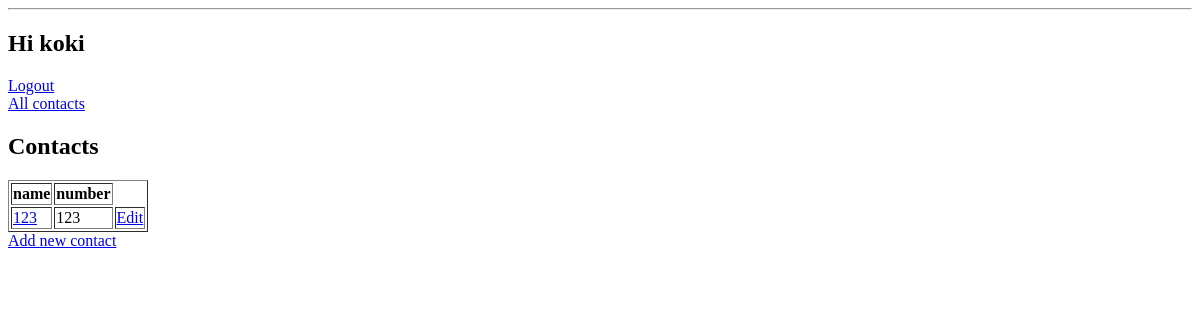
The app's page / (signed in), older data.
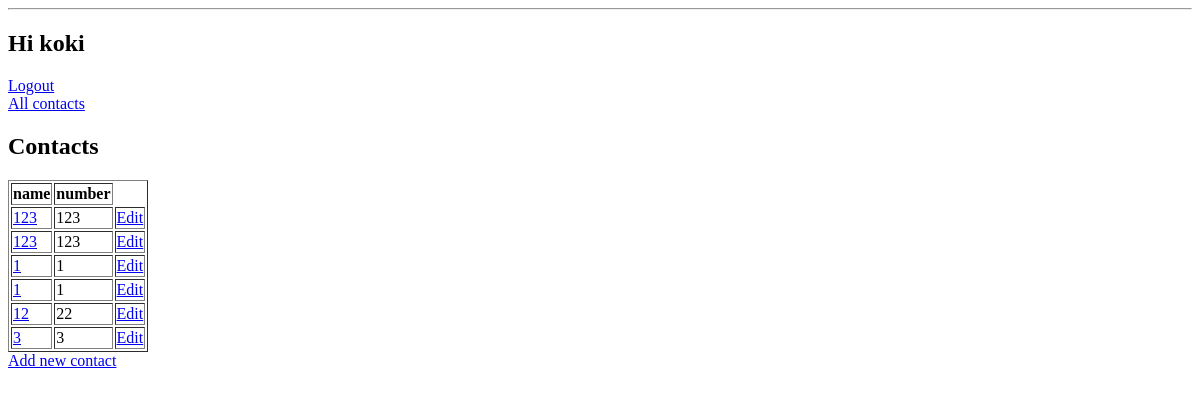
The same page, newer data.
### book/models.py (models this page shows, shortened)
class Contact(models.Model):
    name = models.CharField(max_length=50)
    number = models.IntegerField()
    birthday = models.DateField(null=True, blank=True)
    info = models.TextField(null=True, blank=True)
    owner = models.ForeignKey(User, on_delete=models.SET_NULL, null=True, blank=True)

### book/views.py (the view)
# urls.py: path('', views.HomePageView.as_view(), name="home"),
class HomePageView(LoginRequiredMixin, ListView):
    model = Contact
    def get_queryset(self):
        return (
            Contact.objects.filter(owner=self.request.user)
        )

### book/templates/book/contact_list.html
{% extends "base.html" %}
{% block content %}
    <h2>Contacts</h2>
    <table border="1">
        <thead>
            <tr>
                <th>name</th>
                <th>number</th>
            </tr>
        </thead>
        <tbody>
            {% for contact in object_list %}
            <tr>
                <td>
                    <a href="/contact/{{contact.id}}/">{{contact.name}}</a>
                </td>
                <td>
                    {{contact.number}}
                </td>
                <td>
                    <a href="/contact/{{contact.id}}/update/">Edit</a>
                </td>
            </tr>
            {% endfor %}
        </tbody>
    </table>
    <a href="/contact/create/">Add new contact</a>
{% endblock %}

### contactbook/templates/base.html (shortened to what this page needs)
<!DOCTYPE html>
<html>
  <head>
  </head>
  <body>
	<hr>
  {% if user.is_authenticated %}
  <div>
  <h2>Hi {{user}}</h2>
  <a href="/accounts/logout/"> Logout</a>
  </div>
  {% else %}
  <div>
    <a href="/accounts/login/"> Login</a>
    <a href="/user/create/"> Register</a>
  </div>
  {% endif %}
  <a href="/">All contacts</a>
    {% block content %}{% endblock %}
  </body>
</html>

Row changes from the older to the newer data that the page shows:
added Contact: name "123", number "123"
added Contact: name "1", number "1"
added Contact: name "1", number "1"
added Contact: name "12", number "22"
added Contact: name "3", number "3"
